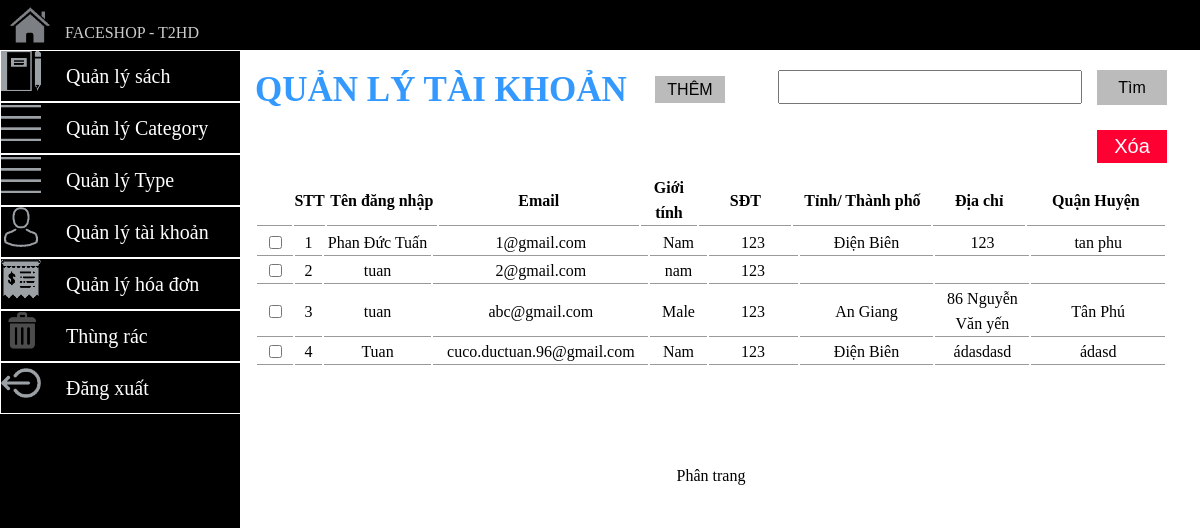
The app's page /admin/index.php?admin=manage_account (signed in) with its own data.
### tables this page shows
CREATE TABLE `account` (
  `email` varchar(200) NOT NULL,
  `pass` varchar(1000) NOT NULL,
  `name` varchar(200) NOT NULL COMMENT 'họ tên',
  `sex` varchar(100) NOT NULL COMMENT ' giới tính',
  `tel` int(11) NOT NULL COMMENT 'sdt',
  `idcity` int(200) NOT NULL COMMENT 'id tỉnh thành',
  `district` varchar(200) NOT NULL COMMENT 'quận huyện',
  `address` varchar(1000) NOT NULL COMMENT 'địa chỉ',
  `checkDelete` int(11) NOT NULL DEFAULT '0' COMMENT 'xóa thì thành 1'
);

CREATE TABLE `city` (
  `idcity` int(11) NOT NULL,
  `name` varchar(50) NOT NULL
);

### admin/view/admin_account.php (the view, shortened to what this page needs)
<!DOCTYPE html PUBLIC "-//W3C//DTD XHTML 1.0 Transitional//EN" "http://www.w3.org/TR/xhtml1/DTD/xhtml1-transitional.dtd">
<html xmlns="http://www.w3.org/1999/xhtml">
<head>
    <link href="css/admin_account.css" rel="stylesheet" type="text/css"/>
</head>
<body>
<div id="manage_account">
    <div id="head_account"></div>
    <div id="h1">
        <h1>QUẢN LÝ TÀI KHOẢN</h1>
        <form id="f1" action="index.php?admin=manage_account_insert" method="post">
            <button type="submit">THÊM</button>
        </form>
        <form id="f2" action="" method="post">
            <input type="text" name="find"/>
            <button>Tìm</button>
        </form>
    </div>
    <form action="index.php?admin=manage_account" method="post">
        <input type="submit" value="Xóa" name="save" id="save"/>
    <table width="100%">
        <tr id="tt">
                <th id="delete"></th>
            <th id="stt">STT</td>
            <th id="name">Tên đăng nhập</th>
            <th id="email">Email</th>
            <th id="sex">Giới tính</th>
            <th id="tel">SĐT</th>
            <th id="city">Tỉnh/ Thành phố</th>
            <th id="address">Địa chỉ</th>
            <th id="district">Quận Huyện</th>
        </tr>
    </table>
    <div id="main_manage_account">
        <table>
            <?php
            $sql="select * from account WHERE checkDelete=0";
            $kq=mysql_query($sql);
            $i=0;
            while($d=mysql_fetch_array($kq)){?>
                <tr>
                 <?php
                    if($d['checkDelete']==0){
                        echo '<td id="delete"><input type="checkbox" name="delete[]" value="'.$d['email'].'"/></td>';
                    }
                    ?>
                    <td id="stt"><?php echo ++$i;?></td>
                    <td id="name"><?php echo $d['name']; ?> </td>
                    <td id="email"><?php echo $d['email'] ?></td>
                    <td id="sex"><?php echo $d['sex'] ?></td>
                    <td id="tel"><?php echo $d['tel'];?></td>
                    <?php
                    $idcity = $d['idcity'];
                    $sqlcity = "select * from city WHERE idcity=$idcity";
                    $kqcity = mysql_query($sqlcity);
                    $dcity = mysql_fetch_array($kqcity);
                    ?>
                    <td id="city"><?php echo $dcity['name'] ?></td>
                    <td id="address"><?php echo $d['address'] ?></td>
                    <td id="district"><?php echo $d['district'] ?></td>
                </tr>
                <?php
            }
            ?>
        </table>
        </form>
    </div>
    <center><p>Phân trang</p></center>
</div>
</body>
</html>

### admin/css/indexcss.css (style rules this page uses)
* { margin: 0px; padding: 0px; }

### admin/css/admin_main_left.css (style rules this page uses)
body { font-family: "Times New Roman"; background-color: #000000; }

### admin/css/admin_account.css (style rules this page uses)
#manage_account { width: 95%; margin-left: 15px; margin-bottom: 200px; }
#head_account { min-height: 20px; width: 100%; line-height: 50px; }
#h1 { color: #3399FF; height: 50px; }
#h1 h1 { float: left; font-size: 35px; width: 400px; }
#h1 #f1 button { float: left; background-color: #bbbbbb; border-style: none; font-size: 16px; padding: 3px; width: 70px; height: 27px; line-height: 18px; cursor: pointer; margin-top: 6px; }
#h1 #f2 button { background-color: #bbbbbb; border-style: none; font-size: 16px; padding: 5px; width: 70px; height: 35px; line-height: 20px; cursor: pointer; float: left; }
#f2 input { float: left; height: 30px; line-height: 20px; font-size: 20px; width: 300px; margin-right: 15px; }
#f2 { float: right; font-size: 20px; line-height: 20px; height: 35px; }
#main_manage_account table { width: 100%; margin-bottom: 100px; }
#main_manage_account td,th { border-bottom: 1px solid #999999; text-align: center; line-height: 25px; }
#stt { width: 30px; }
#name { width: 120px; }
#email { width: 220px; }
#sex { width: 60px; ; }
#tel { width: 100px; }
#city { width: 150px; }
#address { width: 100px; }
#district { width: 150px; }
#delete { width: 40px; }
#save { width: 70px; font-size: 20px; background-color: #FF0033; margin: auto; border: none; color: #FFFFFF; cursor: pointer; float: right; margin-bottom: 10px; margin-top: 10px; padding: 5px; }

### records on screen
account: name "Phan Đức Tuấn", email "1@gmail.com", sex "Nam", tel "123", idcity.name "Điện Biên", address "123", district "tan phu"
account: name "tuan", email "2@gmail.com", sex "nam", tel "123"
account: name "tuan", email "abc@gmail.com", sex "Male", tel "123", idcity.name "An Giang", address "86 Nguyễn Văn yến", district "Tân Phú"
account: name "Tuan", email "cuco.ductuan.96@gmail.com", sex "Nam", tel "123", idcity.name "Điện Biên", address "ádasdasd", district "ádasd"
